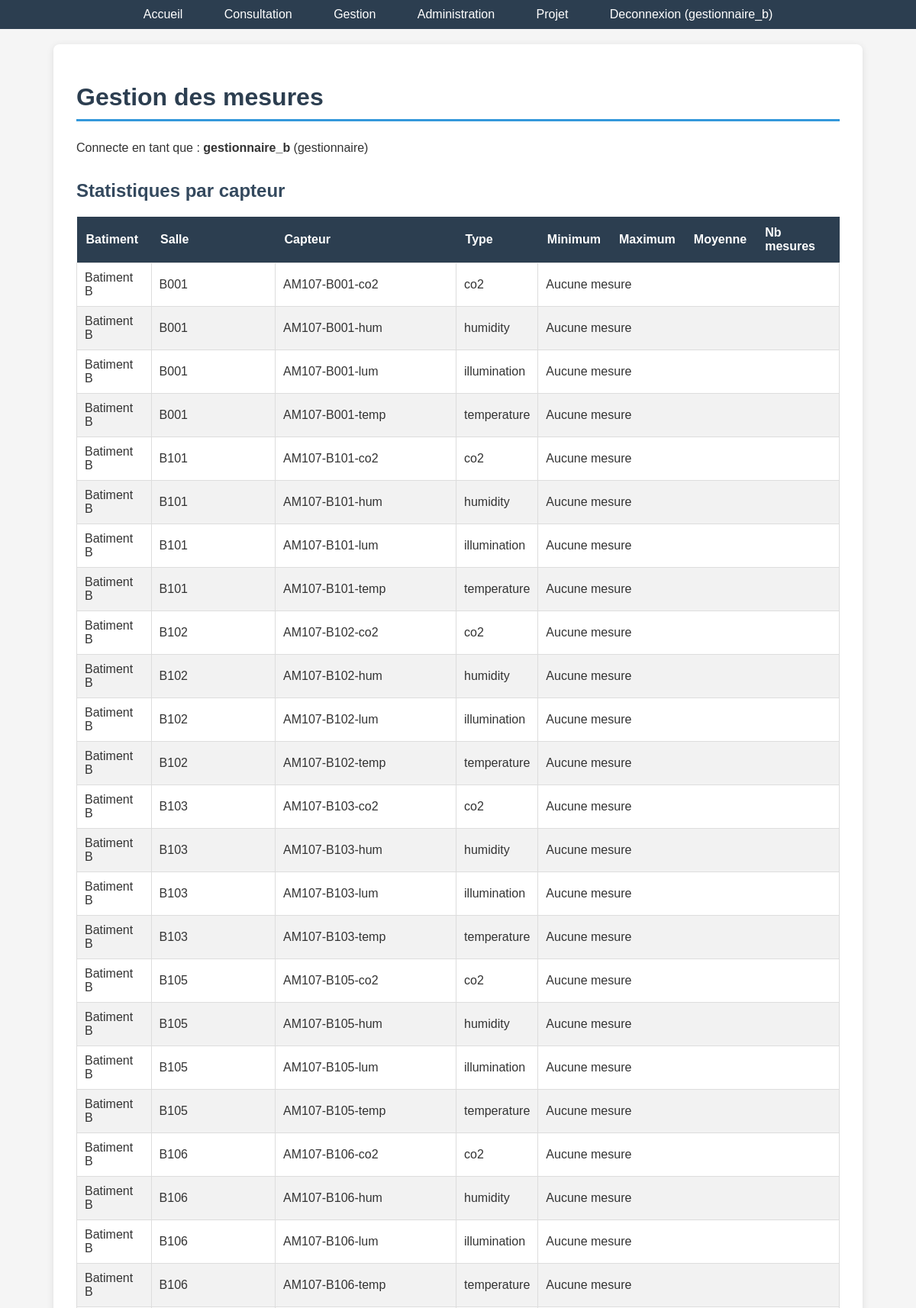
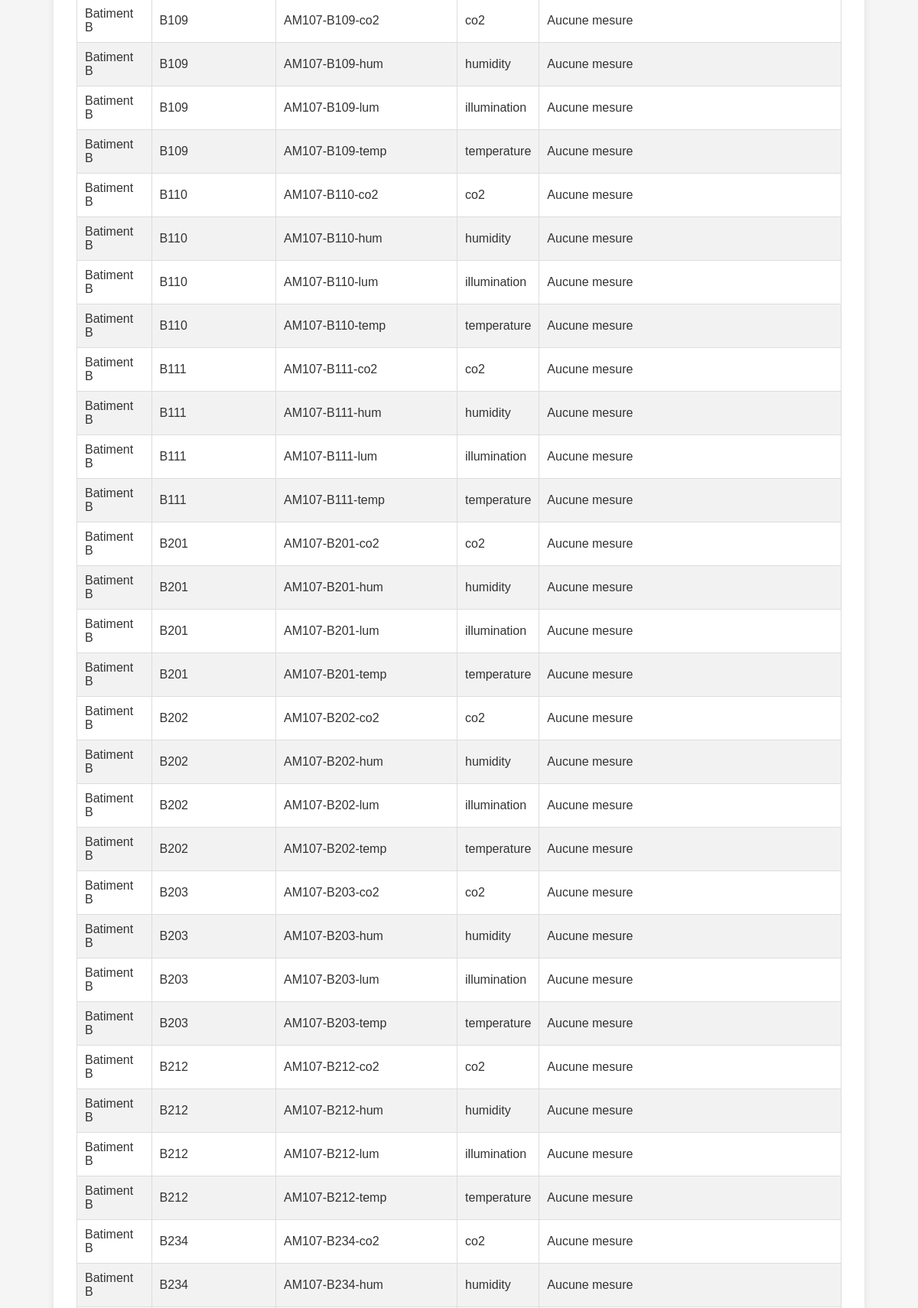
Page /gestion.php (signed in, upper part) on the committed database (2 pictures, top to bottom).
### tables this page shows
CREATE TABLE IF NOT EXISTS Batiment (
    id_batiment INT AUTO_INCREMENT PRIMARY KEY,
    nom VARCHAR(50) NOT NULL,
    adresse VARCHAR(255)
);

### www/gestion.php (the view, shortened to what this page needs)
<?php
$connexion = mysqli_connect("localhost", "root", "", "sae23");
$restriction_batiment = "";
if ($_SESSION['role'] == 'gestionnaire' && isset($_SESSION['id_batiment'])) {
    $id_bat = intval($_SESSION['id_batiment']);
    $restriction_batiment = "AND b.id_batiment = $id_bat";
}
?>
<!DOCTYPE html>
<html lang="fr">
<head>
    <link rel="stylesheet" href="style.css">
</head>
<body>
    <nav>
        <a href="index.php">Accueil</a>
        <a href="consultation.php">Consultation</a>
        <a href="gestion.php">Gestion</a>
        <a href="admin.php">Administration</a>
        <a href="projet.php">Projet</a>
        <?php if (isset($_SESSION['login'])) { ?>
            <a href="connexion.php?logout=1">Deconnexion (<?php echo htmlspecialchars($_SESSION['login']); ?>)</a>
        <?php } else { ?>
            <a href="connexion.php">Connexion</a>
        <?php } ?>
    </nav>
    <div class="container">
        <h1>Gestion des mesures</h1>
        <p>Connecte en tant que : <strong><?php echo htmlspecialchars($_SESSION['login']); ?></strong> (<?php echo htmlspecialchars($_SESSION['role']); ?>)</p>
        <h2>Statistiques par capteur</h2>
        <table>
            <thead>
                <tr>
                    <th>Batiment</th>
                    <th>Salle</th>
                    <th>Capteur</th>
                    <th>Type</th>
                    <th>Minimum</th>
                    <th>Maximum</th>
                    <th>Moyenne</th>
                    <th>Nb mesures</th>
                </tr>
            </thead>
            <tbody>
                <?php
                $requete_stats = "SELECT
                    b.nom AS batiment,
                    s.nom AS salle,
                    c.nom AS capteur,
                    c.type_capteur,
                    c.unite,
                    MIN(m.valeur) AS min_val,
                    MAX(m.valeur) AS max_val,
                    ROUND(AVG(m.valeur), 2) AS avg_val,
                    COUNT(m.id_mesure) AS nb_mesures
                FROM Capteur c
                JOIN Salle s ON c.id_salle = s.id_salle
                JOIN Batiment b ON s.id_batiment = b.id_batiment
                LEFT JOIN Mesure m ON m.id_capteur = c.id_capteur
                WHERE 1=1 $restriction_batiment
                GROUP BY c.id_capteur
                ORDER BY b.nom, s.nom, c.type_capteur";
                $resultat_stats = mysqli_query($connexion, $requete_stats);
                while ($ligne = mysqli_fetch_assoc($resultat_stats)) {
                    echo "<tr>";
                    echo "<td>" . htmlspecialchars($ligne['batiment']) . "</td>";
                    echo "<td>" . htmlspecialchars($ligne['salle']) . "</td>";
                    echo "<td>" . htmlspecialchars($ligne['capteur']) . "</td>";
                    echo "<td>" . htmlspecialchars($ligne['type_capteur']) . "</td>";
                    if ($ligne['nb_mesures'] > 0) {
                        echo "<td>" . htmlspecialchars($ligne['min_val']) . " " . htmlspecialchars($ligne['unite']) . "</td>";
                        echo "<td>" . htmlspecialchars($ligne['max_val']) . " " . htmlspecialchars($ligne['unite']) . "</td>";
                        echo "<td>" . htmlspecialchars($ligne['avg_val']) . " " . htmlspecialchars($ligne['unite']) . "</td>";
                        echo "<td>" . htmlspecialchars($ligne['nb_mesures']) . "</td>";
                    } else {
                        echo "<td colspan='4'>Aucune mesure</td>";
                    }
                    echo "</tr>";
                }
                ?>
            </tbody>
        </table>
    </div>
</body>
</html>

### www/style.css (style rules this page uses)
body { font-family: Arial, sans-serif; background-color: #f5f5f5; margin: 0; padding: 0; color: #333; }
nav { background-color: #2c3e50; padding: 10px 20px; text-align: center; }
nav a { color: white; text-decoration: none; margin: 0 15px; padding: 5px 10px; }
.container { max-width: 1000px; margin: 20px auto; background-color: white; padding: 30px; border-radius: 8px; box-shadow: 0 2px 10px rgba(0, 0, 0, 0.1); }
h1 { color: #2c3e50; border-bottom: 3px solid #3498db; padding-bottom: 10px; }
h2 { color: #34495e; margin-top: 30px; }
p { line-height: 1.6; }
table { width: 100%; border-collapse: collapse; margin-top: 15px; }
th { background-color: #2c3e50; color: white; padding: 12px; text-align: left; }
td { padding: 10px; border: 1px solid #ddd; }
tr:nth-child(even) { background-color: #f2f2f2; }

### rows in the picture
batiment: nom "Batiment B", salle "B001", capteur "AM107-B001-co2", type_capteur "co2", capteur "AM107-B001-hum", type_capteur "humidity", capteur "AM107-B001-lum", type_capteur "illumination", capteur "AM107-B001-temp", type_capteur "temperature", salle "B101", capteur "AM107-B101-co2", capteur "AM107-B101-hum", capteur "AM107-B101-lum", capteur "AM107-B101-temp", salle "B102", capteur "AM107-B102-co2", capteur "AM107-B102-hum", capteur "AM107-B102-lum", capteur "AM107-B102-temp", salle "B103", capteur "AM107-B103-co2", capteur "AM107-B103-hum", capteur "AM107-B103-lum", capteur "AM107-B103-temp", salle "B105", capteur "AM107-B105-co2", capteur "AM107-B105-hum", capteur "AM107-B105-lum", capteur "AM107-B105-temp", salle "B106", capteur "AM107-B106-co2", capteur "AM107-B106-hum", capteur "AM107-B106-lum", capteur "AM107-B106-temp", salle "B109", capteur "AM107-B109-co2", capteur "AM107-B109-hum", capteur "AM107-B109-lum", capteur "AM107-B109-temp", salle "B110", capteur "AM107-B110-co2", capteur "AM107-B110-hum", capteur "AM107-B110-lum", capteur "AM107-B110-temp", salle "B111", capteur "AM107-B111-co2", capteur "AM107-B111-hum", capteur "AM107-B111-lum", capteur "AM107-B111-temp", salle "B201", capteur "AM107-B201-co2", capteur "AM107-B201-hum", capteur "AM107-B201-lum", capteur "AM107-B201-temp", salle "B202", capteur "AM107-B202-co2", capteur "AM107-B202-hum", capteur "AM107-B202-lum", capteur "AM107-B202-temp", salle "B203", capteur "AM107-B203-co2", capteur "AM107-B203-hum", capteur "AM107-B203-lum", capteur "AM107-B203-temp", salle "B212", capteur "AM107-B212-co2", capteur "AM107-B212-hum", capteur "AM107-B212-lum", capteur "AM107-B212-temp", salle "B234", capteur "AM107-B234-co2", capteur "AM107-B234-hum"

### other values in the picture
$_SESSION['login'] "gestionnaire_b"
$_SESSION['role'] "gestionnaire"
